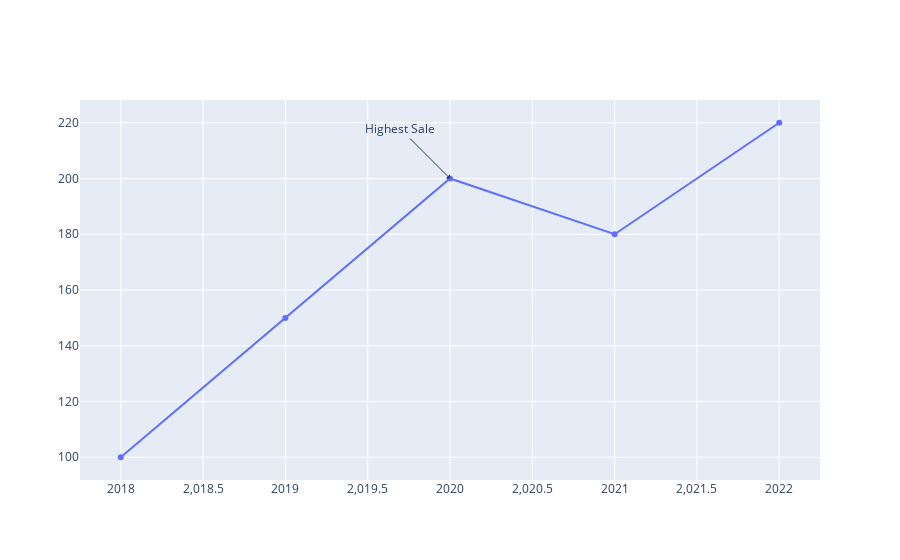

Source (notebook cell):
### Code cell
# adding annotations 
fig = go.Figure(data = go.Scatter(x = years, y= sales))
fig.add_annotation(
    x = 2020,
    y = 200,
    text = "Highest Sale",
    showarrow = True,
    arrowhead = 1,
    ax = -50,
    ay = -50
)
fig.show()

### Figure 1 — Plotly figure (JSON) as saved in the notebook; plotly's stock layout.template omitted (floating-point values rounded to 4 significant figures)
{"data": [{"type": "scatter", "x": [2018, 2019, 2020, 2021, 2022], "y": [100, 150, 200, 180, 220]}], "layout": {"annotations": [{"arrowhead": 1, "ax": -50, "ay": -50, "showarrow": true, "text": "Highest Sale", "x": 2020, "y": 200}]}}
